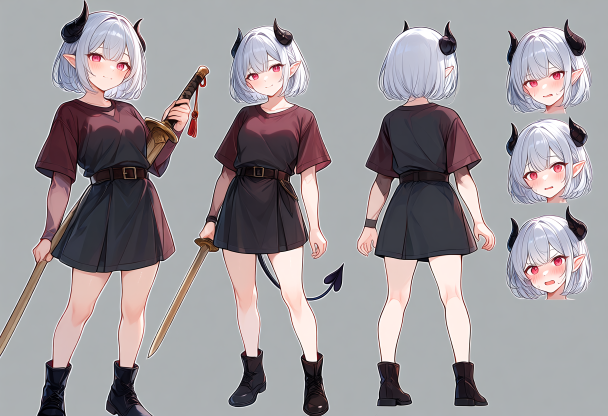
#> input picture dist/files/project-g/project-g-alice-1.webp, 1216 x 832 px, given in place of project-g-alice-3.png, which was not available (shown at 1/2 size)
$ python make-sprite-gifs.py ../dist/files/project-g/project-g-alice-1.webp
#> lines starting #> are read from the running program, lines starting #| are printed output that depends on the picture; pictures that were not available may be replaced by others from this repository, and a replacement may not be noted
from pathlib import Path
from PIL import Image
import re
import sys

root = Path(__file__).resolve().parents[1]
folder = root / 'dist/files/project-g'
jobs = [(f'project-g-alice-{i}', 8) for i in (3, 4, 5)]
jobs += [(f'project-g-aaron-{i}', 8) for i in (2, 3, 4, 5)]
jobs += [(f'project-g-luna-{i}', 8) for i in range(2, 9)]
jobs += [('project-g-alice-death', 8)]
monster_jobs = [(f'project-g-monster-{kind}-{i}', 8)
                for kind, total in [('knight', 4), ('archer', 4), ('wizard', 4), ('boss', 7), ('merchant', 4)]
                for i in range(1, total + 1)]
jobs = monster_jobs if '--monsters-only' in sys.argv else jobs + monster_jobs
for name, count in jobs:
    source = folder / (name + '.png')
    if name == 'project-g-alice-death':
        source = Path('C:/Users/user/ProjectG/Assets/04.Images/Alice/Alice_death.png')
    sheet = Image.open(source).convert('RGBA')
    size = sheet.height
#> size = 832
    frames = []
    for i in range(count):
        frame = sheet.crop((i*size, 0, (i+1)*size, size))
        # A fixed canvas and disposal prevent trails between transparent frames.
        frame.thumbnail((320, 320), Image.Resampling.LANCZOS)
        alpha = frame.getchannel('A')
        indexed = frame.convert('RGB').quantize(colors=255)
        indexed.paste(255, mask=alpha.point(lambda a: 255 if a < 128 else 0))
        indexed.info['transparency'] = 255
        frames.append(indexed)
#> this loop made 8 passes
#> pass 1, `frame = sheet.crop((i*size, 0, (i+1)*size, size))`:
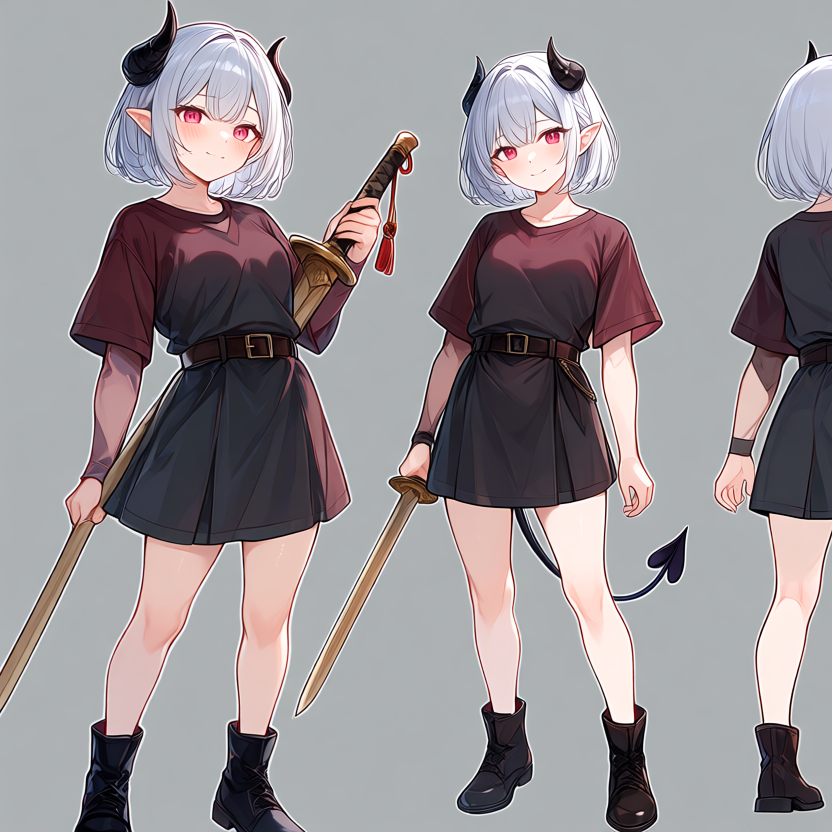
#> frame: PIL image 832x832 RGBA; mean R, G, B, A 151.7, 145.4, 148.6, 255
#> pass 1, `indexed = frame.convert('RGB').quantize(colors=255)`:
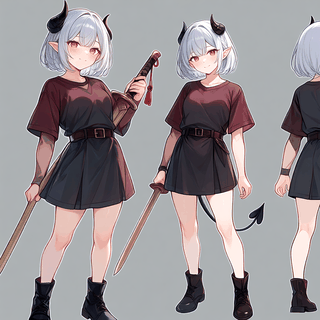
#> indexed: PIL image 320x320 P; mean R, G, B 151.6, 145.5, 148.6
#> pass 2, `frame = sheet.crop((i*size, 0, (i+1)*size, size))`:
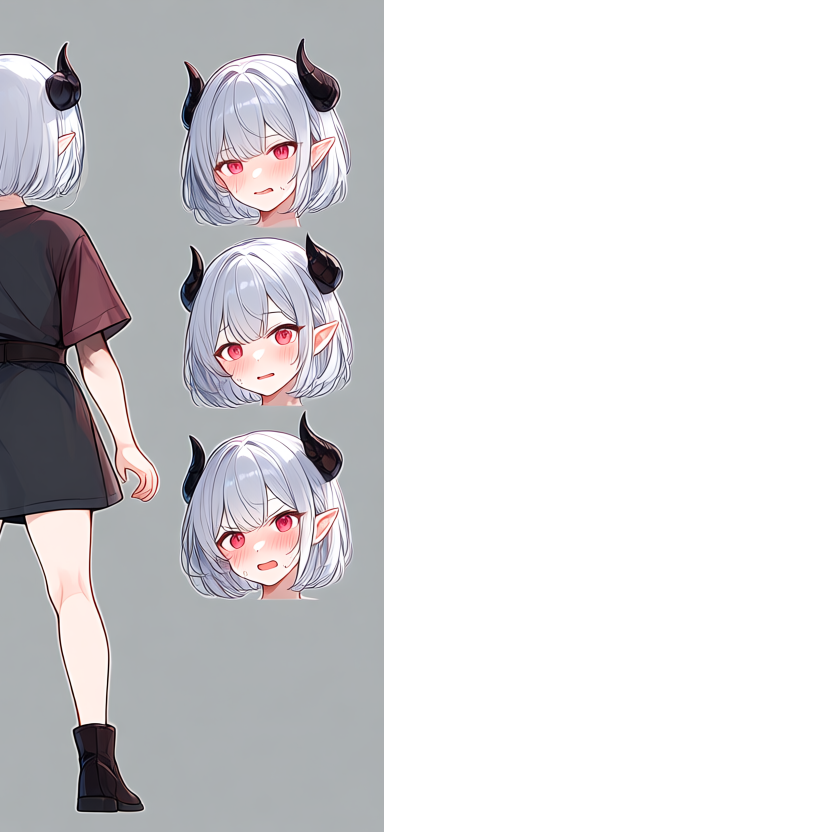
#> frame: PIL image 832x832 RGBA; mean R, G, B, A 77.5, 76.2, 78.5, 117.7; transparent parts drawn white
#> after the loop: alpha: PIL image 320x320 L; every value is 0
#> after the loop: frame: PIL image 320x320 RGBA; every value is 0
#> after the loop, frames = 8 items; indexed.info = {'loop': 1, 'background': (255, 255, 255, 255), 'timestamp': 0, 'duration': 0, 'transparency': 255}
    durations = [100] * count
    if name.endswith('death') or name in ('project-g-aaron-5', 'project-g-luna-6', 'project-g-monster-knight-4', 'project-g-monster-archer-4', 'project-g-monster-wizard-4', 'project-g-monster-boss-7', 'project-g-monster-merchant-4'):
        durations[-1] = 900
    frames[0].save(folder / (name+'.gif'), save_all=True, append_images=frames[1:], duration=durations, loop=0, disposal=2, transparency=255, optimize=False)
#> (the run stopped early here; a loop or call above may not have finished)
